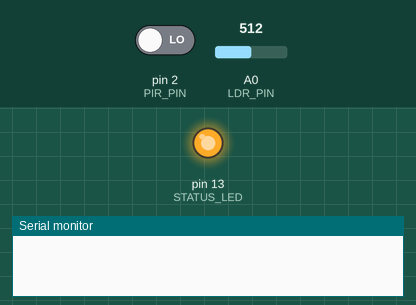
The sketch below on a simulated Arduino Uno, built with avr-gcc and run on an emulated ATmega328P. On the bench: output pins drawn as LEDs (lit = HIGH), the last lines printed to the serial monitor. The test bench sets the inputs (shaded band); at power-on: pin 2 (PIR_PIN) LOW, A0 (LDR_PIN) = 512.

Above: at 0.01 s.
At 1.8 s:
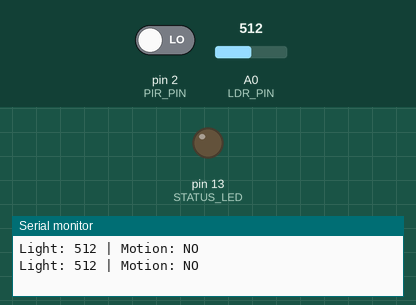
1.9 s: pin 2 (PIR_PIN) driven HIGH
Timing chart, 0 to 4.9 s (numbered marks = the images above; inputs shaded):
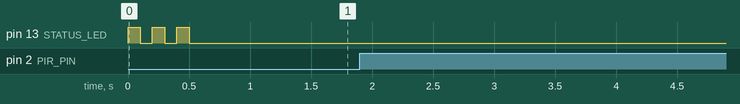

The sketch:

lumisense.ino
```cpp
/*
  =============================================================================
  LumiSense — IoT-Based Smart Light and Energy Usage Monitoring System
  Arduino Uno Firmware (v1.0)
  =============================================================================

  Hardware Pin Configuration:
  ---------------------------
  1. LDR Module (LM393 analog module):
     - VCC  -> Arduino 5V
     - GND  -> Arduino GND
     - AO   -> Arduino Analog Pin A0  (Continuous 10-bit analog reading: 0-1023)
     - DO   -> Not connected

  2. PIR Motion Sensor (HC-SR501):
     - VCC  -> Arduino 5V
     - GND  -> Arduino GND
     - OUT  -> Arduino Digital Pin D2 (Binary occupancy signal: HIGH / LOW)

  3. Optional Future Sensor: DHT11 Temperature & Humidity:
     - VCC  -> Arduino 5V
     - GND  -> Arduino GND
     - DATA -> Arduino Digital Pin D4
     (Set ENABLE_DHT to 1 when DHT library and sensor are connected)

  Serial Communication:
  ---------------------
  - Baud Rate: 9600 bps
  - USB Type A-to-B cable to Host PC
  - Formats Supported:
      FORMAT_TEXT: "Light: 222 | Motion: YES"
      FORMAT_CSV:  "222,1" (or "222,1,26.5,58.0" with DHT)
      FORMAT_JSON: "{\"light\":222,\"motion\":1}"
  =============================================================================
*/

// Configuration
#define LDR_PIN       A0       // LDR Analog input
#define PIR_PIN       2        // PIR Digital input
#define STATUS_LED    13       // Onboard LED for transmission heartbeat
#define BAUD_RATE     9600     // Standard serial baud rate
#define SAMPLE_DELAY  1000     // Telemetry interval in milliseconds (1 Hz)

// Format Selector:
// 1 = Legacy Text Format ("Light: 222 | Motion: YES")
// 2 = Structured CSV ("222,1")
// 3 = Structured JSON ("{\"light\":222,\"motion\":1}")
#define OUTPUT_FORMAT 1

// Future DHT11 expansion toggle (0 = Disabled, 1 = Enabled)
#define ENABLE_DHT    0

#if ENABLE_DHT
  #include <DHT.h>
  #define DHTPIN 4
  #define DHTTYPE DHT11
  DHT dht(DHTPIN, DHTTYPE);
#endif

void setup() {
  // Initialize serial communication
  Serial.begin(BAUD_RATE);
  while (!Serial) {
    ; // Wait for serial port to connect (needed for native USB)
  }

  // Configure pin modes
  pinMode(LDR_PIN, INPUT);
  pinMode(PIR_PIN, INPUT);
  pinMode(STATUS_LED, OUTPUT);

  #if ENABLE_DHT
    dht.begin();
  #endif

  // Brief warm-up indication for PIR sensor (HC-SR501 stabilizes in ~10-15s)
  for (int i = 0; i < 3; i++) {
    digitalWrite(STATUS_LED, HIGH);
    delay(100);
    digitalWrite(STATUS_LED, LOW);
    delay(100);
  }
}

void loop() {
  // 1. Read LDR Light Level (0 to 1023)
  // Higher value typically correlates with higher relative illumination
  int lightRaw = analogRead(LDR_PIN);

  // 2. Read PIR Motion State (HIGH / LOW)
  int pirState = digitalRead(PIR_PIN);
  int motionDetected = (pirState == HIGH) ? 1 : 0;

  // 3. Optional Future Sensor Readings
  float temperature = 0.0;
  float humidity = 0.0;
  #if ENABLE_DHT
    temperature = dht.readTemperature();
    humidity = dht.readHumidity();
    if (isnan(temperature) || isnan(humidity)) {
      temperature = 0.0;
      humidity = 0.0;
    }
  #endif

  // 4. Visual Heartbeat Blink
  digitalWrite(STATUS_LED, HIGH);

  // 5. Output Telemetry via USB Serial
  #if (OUTPUT_FORMAT == 1)
    // Legacy Human-Readable Text Format: "Light: 222 | Motion: YES"
    Serial.print("Light: ");
    Serial.print(lightRaw);
    Serial.print(" | Motion: ");
    Serial.println(motionDetected ? "YES" : "NO");

  #elif (OUTPUT_FORMAT == 2)
    // Compact CSV Format: "light,motion" or "light,motion,temp,humidity"
    Serial.print(lightRaw);
    Serial.print(",");
    Serial.print(motionDetected);
    #if ENABLE_DHT
      Serial.print(",");
      Serial.print(temperature, 1);
      Serial.print(",");
      Serial.print(humidity, 1);
    #endif
    Serial.println();

  #elif (OUTPUT_FORMAT == 3)
    // Structured JSON Format
    Serial.print("{\"light\":");
    Serial.print(lightRaw);
    Serial.print(",\"motion\":");
    Serial.print(motionDetected);
    #if ENABLE_DHT
      Serial.print(",\"temperature\":");
      Serial.print(temperature, 1);
      Serial.print(",\"humidity\":");
      Serial.print(humidity, 1);
    #endif
    Serial.println("}");
  #endif

  digitalWrite(STATUS_LED, LOW);

  // Wait before next reading
  delay(SAMPLE_DELAY);
}
```
